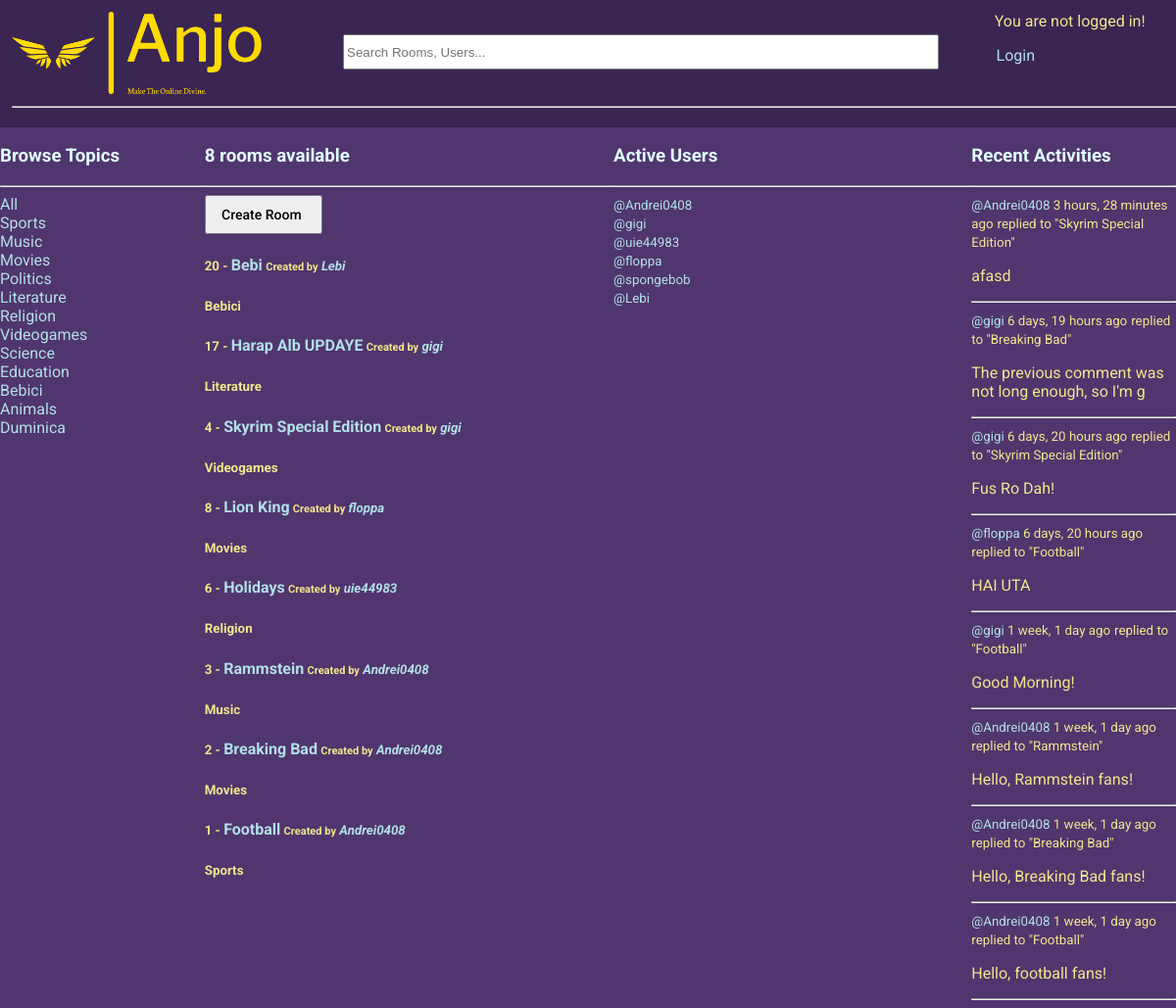
Before: / with the older database file.
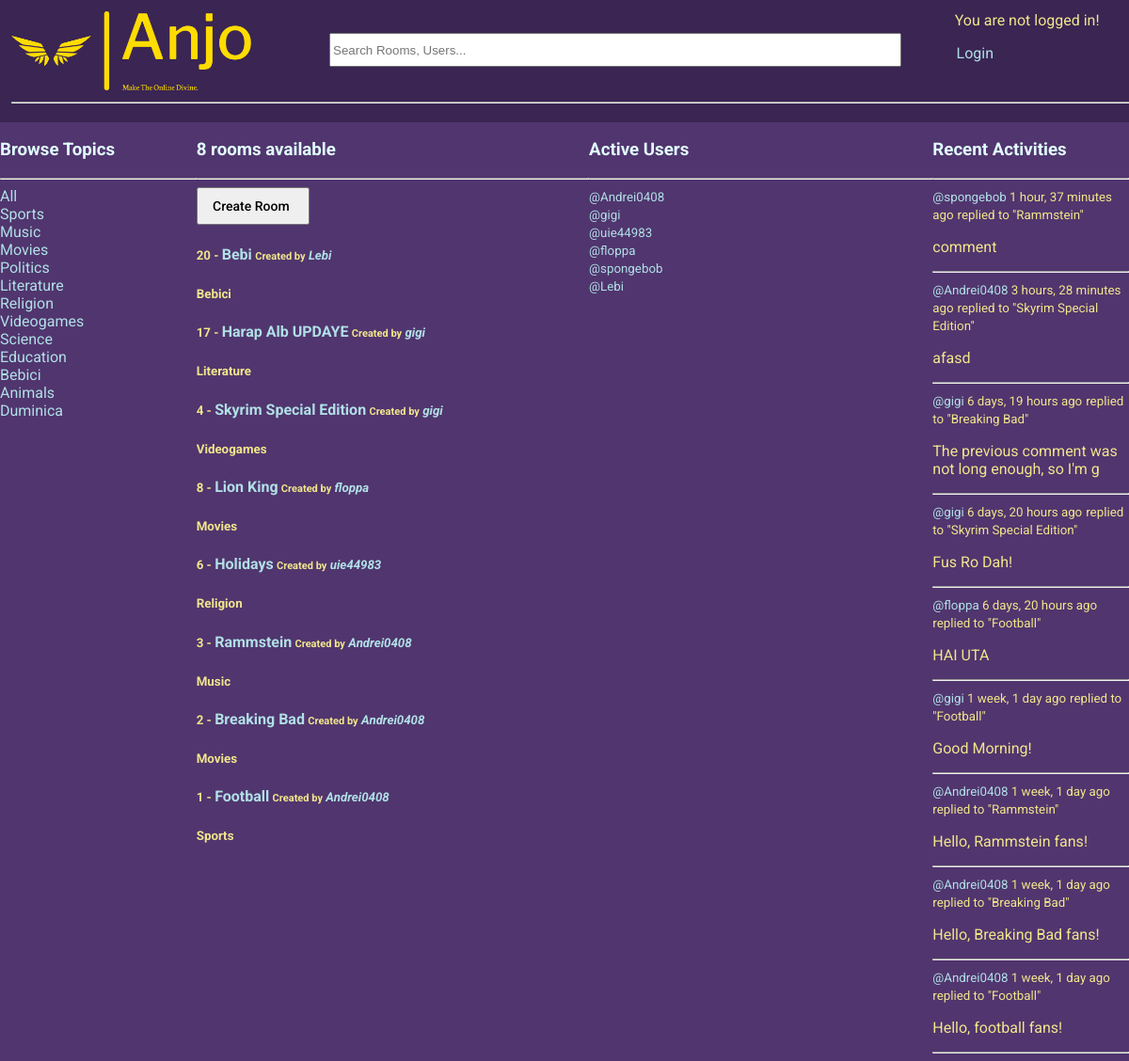
After: the same page with the newer database file.
### base/models.py (models this page shows, shortened)
class Topic(models.Model):
    name = models.CharField(max_length=200, unique=True)

class Room(models.Model):
    host = models.ForeignKey(User, on_delete=models.SET_NULL, null=True)
    topic = models.ForeignKey(Topic, on_delete=models.SET_NULL, null=True)
    name = models.CharField(max_length=200)
    description = models.TextField(null=True, blank=True)
    participants = models.ManyToManyField(User, related_name='participants', blank=True) # the users currently active in the room
    updated = models.DateTimeField(auto_now=True)
    created = models.DateTimeField(auto_now_add=True)
    class Meta:
        ordering = ['-updated', '-created'] # newest updated item should come first
    def __str__(self):
        return str(self.name)

class Message(models.Model):
    user = models.ForeignKey(User, on_delete=models.CASCADE) # on delete -> CASCADE = delete all children
    room = models.ForeignKey(Room, on_delete=models.CASCADE)
    body = models.TextField()
    updated = models.DateTimeField(auto_now=True)
    created = models.DateTimeField(auto_now_add=True)
    class Meta:
        ordering = ['-updated', '-created'] # newest updated item should come first
    def __str__(self):
        return self.body[0:50]

### base/views.py (the view)
# urls.py: path('', views.home, name="home"),
def home(request):
    q = request.GET.get('q') if request.GET.get('q') != None else ''
    rooms = Room.objects.filter(
        Q(topic__name__icontains=q) |
        Q(name__icontains=q) |
        Q(description__icontains=q)
        )
    topics = Topic.objects.filter()
    room_count = rooms.count()
    room_messages = Message.objects.filter(
        Q(room__topic__name__icontains=q)
        )
    users = User.objects.filter(
        Q(username__icontains=q)
    )
    users_count = users.count()
    users_messages = Message.objects.filter(
        Q(user__username__icontains=q)
    )
    context = {'rooms':rooms, 'topics': topics, 'room_count': room_count, 'room_messages': room_messages,
               'users':users, 'users_count': users_count, 'users_messages': users_messages}
    return render(request, 'base/home.html', context)

### base/templates/base/home.html (shortened to what this page needs)
{% extends 'main.html' %}
{% block content %}
<div class="home-container">
    <div>
        {% include 'base/topics_component.html' %}
    </div>
    <div>
        {% if room_count == 0 %}
            <h3>No rooms available</h3>
        {% elif room_count == 1 %}
            <h3>{{room_count}} room available</h3>
        {% else %}
            <h3>{{room_count}} rooms available</h3>
        {% endif %}
        <hr>
        <form action="{% url 'create-room' %}">
            <input type="submit" value="Create Room" class="input-button" id="input-button-create-room">
        </form>
        {% include 'base/feed_component.html' %}
    </div>
    <div>
        {% include 'base/users_component.html' %}
    </div>
    <div>
        {% include 'base/activity_component.html' %}
    </div>
</div>
{% endblock content %}

### base/templates/base/topics_component.html (shortened to what this page needs)
<h3>Browse Topics</h3>
        <hr>
        <div>
            <a href="{% url 'home' %}">All</a>
        </div>
        {% for topic in topics %}
            <div>
                <a href="{% url 'home' %}?q={{topic.name}}">{{topic.name}}</a>
            </div>
        {% endfor %}
        <br>

### base/templates/base/feed_component.html (shortened to what this page needs)
<div>
    {% for room in rooms %}
        <div class="feed-container">
            <h5>
                <div>
                    {{room.id}} - <a style="font-size: 16px;" href="{% url 'room' room.id %}">{{room.name}}</a>
                    <span>
                        <small>Created by</small> <i><a href="{% url 'user-profile' room.host.id %}">{{room.host.username}}</a></i>
                    </span>
                </div>
            </h5>
            <small><b>{{room.topic.name}}</b></small>
        </div>
    {% endfor %}
</div>

### base/templates/base/users_component.html
<h3>Active Users</h3>
    <hr>
        {% for user in users %}
            <div>
                <small><a href="{% url 'user-profile' user.id %}">@{{user.username}}</a></small>
                <br>
            </div>
        {% endfor %}

### base/templates/base/activity_component.html (shortened to what this page needs)
<h3>Recent Activities</h3>
        <hr>
        {% for message in room_messages %}
            <div>
                <small><a href="{% url 'user-profile' message.user.id %}">@{{message.user}}</a> {{message.created|timesince}} ago</small>
                <small>replied to "{{message.room}}"</small>
                <p>{{message}}</p>
                <hr>
            </div>
        {% endfor %}

Changed rows visible on the page:
added Message: user "spongebob", created "1 hour, 37 minutes", room "Rammstein", body "comment"
